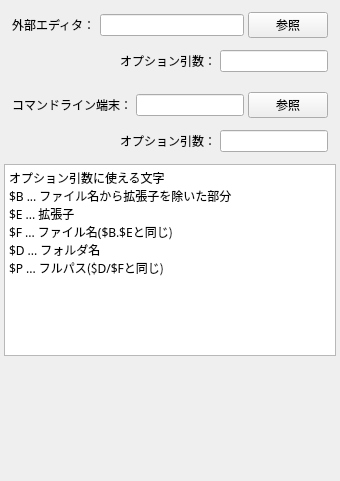
     <widget class="QWidget" name="tabPath">
      <attribute name="title">
       <string>パス設定</string>
      </attribute>
      <layout class="QVBoxLayout" name="verticalLayout_20">
       <property name="spacing">
        <number>4</number>
       </property>
       <property name="leftMargin">
        <number>4</number>
       </property>
       <property name="topMargin">
        <number>4</number>
       </property>
       <property name="rightMargin">
        <number>4</number>
       </property>
       <property name="bottomMargin">
        <number>4</number>
       </property>
       <item>
        <layout class="QVBoxLayout" name="verticalLayout_9">
         <property name="spacing">
          <number>4</number>
         </property>
         <property name="leftMargin">
          <number>4</number>
         </property>
         <property name="topMargin">
          <number>4</number>
         </property>
         <property name="rightMargin">
          <number>4</number>
         </property>
         <property name="bottomMargin">
          <number>4</number>
         </property>
         <item>
          <layout class="QHBoxLayout" name="horizontalLayout_27">
           <property name="spacing">
            <number>4</number>
           </property>
           <property name="leftMargin">
            <number>4</number>
           </property>
           <property name="topMargin">
            <number>4</number>
           </property>
           <property name="rightMargin">
            <number>4</number>
           </property>
           <property name="bottomMargin">
            <number>4</number>
           </property>
           <item>
            <widget class="QLabel" name="label_19">
             <property name="text">
              <string>外部エディタ：</string>
             </property>
            </widget>
           </item>
           <item>
            <widget class="QLineEdit" name="editorPath"/>
           </item>
           <item>
            <widget class="QPushButton" name="editorBrowse">
             <property name="text">
              <string>参照</string>
             </property>
            </widget>
           </item>
          </layout>
         </item>
         <item>
          <layout class="QHBoxLayout" name="horizontalLayout_26">
           <property name="spacing">
            <number>4</number>
           </property>
           <property name="leftMargin">
            <number>4</number>
           </property>
           <property name="topMargin">
            <number>4</number>
           </property>
           <property name="rightMargin">
            <number>4</number>
           </property>
           <property name="bottomMargin">
            <number>4</number>
           </property>
           <item>
            <spacer name="horizontalSpacer_16">
             <property name="orientation">
              <enum>Qt::Horizontal</enum>
             </property>
             <property name="sizeHint" stdset="0">
              <size>
               <width>40</width>
               <height>20</height>
              </size>
             </property>
            </spacer>
           </item>
           <item>
            <widget class="QLabel" name="label_20">
             <property name="text">
              <string>オプション引数：</string>
             </property>
            </widget>
           </item>
           <item>
            <widget class="QLineEdit" name="editorOpt"/>
           </item>
          </layout>
         </item>
        </layout>
       </item>
       <item>
        <layout class="QVBoxLayout" name="verticalLayout_10">
         <property name="spacing">
          <number>4</number>
         </property>
         <property name="leftMargin">
          <number>4</number>
         </property>
         <property name="topMargin">
          <number>4</number>
         </property>
         <property name="rightMargin">
          <number>4</number>
         </property>
         <property name="bottomMargin">
          <number>4</number>
         </property>
         <item>
          <layout class="QHBoxLayout" name="horizontalLayout_55">
           <property name="spacing">
            <number>4</number>
           </property>
           <property name="leftMargin">
            <number>4</number>
           </property>
           <property name="topMargin">
            <number>4</number>
           </property>
           <property name="rightMargin">
            <number>4</number>
           </property>
           <property name="bottomMargin">
            <number>4</number>
           </property>
           <item>
            <widget class="QLabel" name="label_45">
             <property name="text">
              <string>コマンドライン端末：</string>
             </property>
            </widget>
           </item>
           <item>
            <widget class="QLineEdit" name="termPath"/>
           </item>
           <item>
            <widget class="QPushButton" name="termBrowse">
             <property name="text">
              <string>参照</string>
             </property>
            </widget>
           </item>
          </layout>
         </item>
         <item>
          <layout class="QHBoxLayout" name="horizontalLayout_56">
           <property name="spacing">
            <number>4</number>
           </property>
           <property name="leftMargin">
            <number>4</number>
           </property>
           <property name="topMargin">
            <number>4</number>
           </property>
           <property name="rightMargin">
            <number>4</number>
           </property>
           <property name="bottomMargin">
            <number>4</number>
           </property>
           <item>
            <spacer name="horizontalSpacer_33">
             <property name="orientation">
              <enum>Qt::Horizontal</enum>
             </property>
             <property name="sizeHint" stdset="0">
              <size>
               <width>40</width>
               <height>20</height>
              </size>
             </property>
            </spacer>
           </item>
           <item>
            <widget class="QLabel" name="label_46">
             <property name="text">
              <string>オプション引数：</string>
             </property>
            </widget>
           </item>
           <item>
            <widget class="QLineEdit" name="termOpt"/>
           </item>
          </layout>
         </item>
        </layout>
       </item>
       <item>
        <widget class="QPlainTextEdit" name="optExplain">
         <property name="font">
          <font>
           <family>Monaco</family>
          </font>
         </property>
         <property name="plainText">
          <string>オプション引数に使える文字
$B ... ファイル名から拡張子を除いた部分
$E ... 拡張子
$F ... ファイル名($B.$Eと同じ)
$D ... フォルダ名
$P ... フルパス($D/$Fと同じ)</string>
         </property>
        </widget>
       </item>
       <item>
        <spacer name="verticalSpacer_4">
         <property name="orientation">
          <enum>Qt::Vertical</enum>
         </property>
         <property name="sizeHint" stdset="0">
          <size>
           <width>20</width>
           <height>121</height>
          </size>
         </property>
        </spacer>
       </item>
      </layout>
      <zorder>verticalSpacer_4</zorder>
      <zorder></zorder>
      <zorder>optExplain</zorder>
     </widget>
